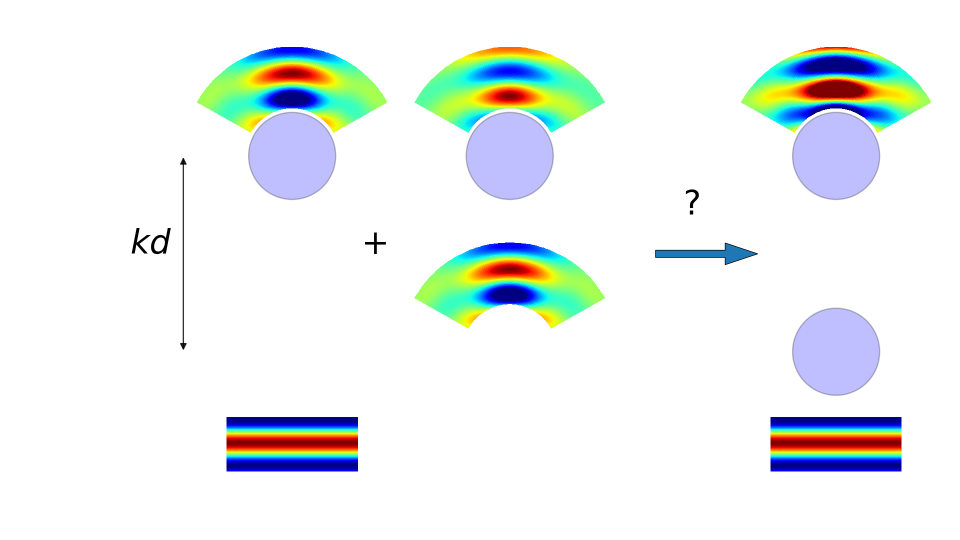
#> input picture article/qdot2_approx_img.png, 1920 x 1080 px (shown at 1/2 size); its folder holds only this picture in this run
$ python -i displayStandards.py   (imports and definitions only)
#> lines starting #> are read from the running program, lines starting #| are printed output that depends on the picture
'''Display utilities'''
import numpy as np
import matplotlib,os
import matplotlib.pyplot as plt
# import matplotlib.animation as animation
from mpl_toolkits.mplot3d import Axes3D
from matplotlib.lines import Line2D
from matplotlib.collections import PatchCollection as PatchColl
from matplotlib.patches import Rectangle
from scipy import ndimage
from subprocess import check_output
from PIL import Image
# from .glob_colors import*
from . import glob_colors as colors
# Get screen info, remove toolbar
# matplotlib.rcParams['toolbar'] = 'None'
matplotlib.rcParams['backend']='GTK3Agg'
# [10 lines of commented-out code are left out]

dpi=[96]*2
screen_size=np.array([20. , 11.25])
###########################################################################
#def : plotting standard
###########################################################################
# [44 lines left out: function standardDisplay, not called in this run]

def stddisp(plots=[],scat=None,texts=[],colls=[],patches=[],im=None,rot=0,
            tricont=None,contour=None,quiv=None,surfs=[],caxis=None,
            cs=None,lw=1,ms=5,marker='o',fonts={},axPos=1,imOpt='',cb_pos=[],cmap='jet',
            ax=None,fig=None,cb=None,figsize=(0.5,1),pad=None,rc='11',
            inset=None,iOpt='Gt',name='',opt='p',figopt='',pargs={},
            std=1,**kwargs):
    '''
    fonts.keys=['lab','leg','tick','text','title']
    lw,ms,marker : linewidth,markersize,marker to apply to all
    axPos   : 4-list or int - ax position (see get_axPos)
    contour : list - x,y,z,[levels]
    quiv    : functor to gradient that will be plotted on the isocontours (must return shape (2,N,N))
    imOpt   : c(colorbar) h(horizontal) v(vertical)
    cs      : C(contours),I(image),S(scatter),N(None) artist to use for colorbar
    iOpt    : inset displayStandards keys - ['axpos','xylims','ms','lw','lwp']
    kwargs  : standardDisplay
    '''
    if isinstance(fonts,dict) : fonts = get_font(fonts)
    fsT = fonts[3]; fonts=(np.array(fonts)[[0,1,2,4]]).tolist()
    if not ax : fig,ax = create_fig(figsize,pad,rc)
    if ax and not axPos : axPos=ax.get_position().bounds
    #add lines,patches,texts,scatters
    is_3d = "3D" in str(ax.__class__) # not isinstance(ax,matplotlib.axes._subplots.Subplot) and not isinstance(ax,matplotlib.axes._axes.Axes)#;print(is_3d)
    for coll in colls : ax.add_collection(coll)
    for pp in patches : ax.add_patch(pp)
    pltPlots(ax,plots,lw,ms,is_3d,pargs)
    pltTexts(ax,texts,fsT,is_3d)

    #note that at them moment only one cb per ax authorized
    # priority order here : scat,im,contour
    css = dict(zip(['I','S','C','N'],[None]*4))
    if not contour==None:css['C'] = plt_contours(ax,contour,quiv,cmap,lw)
    if not im==None:css['I']      = pltImages(ax,im,cmap,caxis,imOpt,rot)
    if not scat==None:css['S']    = pltScatter(ax,scat,'b',ms,marker,rc=='3d',cmap)
    # if 'c' in imOpt and contour==None and scat==None and im==None:cs=None
    if isinstance(cs,str) : cs=css[cs]
    add_colorbar(fig,ax,cs,cb,imOpt,cmap,is_3d,caxis=caxis,cb_pos=cb_pos)
    if is_3d :pltSurfs(ax,surfs)

    if isinstance(inset,dict):
        inset=fill_inset_dict(inset)
        ec = inset['ec']
        in_box = inset['xylims']
        xy,Wrect,Hrect = (in_box[0],in_box[2]),in_box[1]-in_box[0],in_box[3]-in_box[2]
        ax.add_patch(Rectangle(xy,Wrect,Hrect,fill=0,ec=ec,lw=inset['lwp']))
        ax2 = add_inset(fig,plots,inset['xylims'],inset['axpos'],inset['lw'],inset['ms'],iOpt)
        for axis in ['top','bottom','left','right']:
            ax2.spines[axis].set_linewidth(3)
            ax2.spines[axis].set_color(ec)
    if std:
        standardDisplay(ax,is_3d=is_3d,axPos=axPos,fonts=fonts,
            name=name,opt=opt,figopt=figopt,**kwargs)
    else:
        disp_quick(name,ax,opt,figopt)
    return fig,ax


def image_bg(im,rot=0,name='',opt='p',figopt='',**kwargs):
    ''' display an image in background to data
    fig = dsp.image_bg('image.png',xylims=[0,1,0,1])
    NOTE :
    use fix_pos(fig) after the figure has been displayed
    '''
    fig,ax = stddisp(im=im,pOpt='',opt='',rot=rot)
    ax1 = fig.add_axes([0,0,1,1],frameon=False)
    fig,ax1 = stddisp(fig=fig,ax=ax1,pOpt='GtX',opt='',**kwargs)
    fix_pos(fig)
    disp_quick(name,ax,opt,figopt)
    return fig

# [107 lines left out: functions fix_pos, display_solutions, add_colorbar, stdDispPlt, addyAxis, addxAxis and 1 more, not called in this run]

########################################################################
### def : plot calls
########################################################################
def pltPlots(ax,plots,lw0,ms0=5,is_3d=0,pargs={}):
    ''' plots a list of plots :
        - [x,y,color]([x,y,z,color] if is_3d) + [label](optional)
    '''
    if plots :
        if len(plots)>=3+is_3d and isinstance(plots[2+is_3d],str):
            plots = [plots]; #print(len(plots))
    if is_3d :
        for p in plots:
            cml = 'b' if len(p)<4 else p[3]
            lab = ''  if len(p)<5 else p[4]
            c,m,l = getCML(cml)
            ax.plot(p[0],p[1],p[2],label=lab,color=c,linestyle=l,marker=m, linewidth=lw0,markersize=ms0)
    else:
        for p in plots:
            cml = 'b' if len(p)<3 else p[2]
            lab = ''  if len(p)<4 else p[3]
            lw  = lw0 if len(p)<5 else p[4]
            c,m,l = getCML(cml)
            ax.plot(p[0],p[1],label=lab,color=c,linestyle=l,marker=m, linewidth=lw,markersize=ms0,**pargs)
def pltTexts(ax,texts,fsT,is_3d=0):
    ''''texts format : [x,y,text,color], [x,y,z,txt,color] if is_3d'''
    if texts:
         if not isinstance(texts[0],list) : texts = [texts]
    if is_3d :
        for t in texts:
            ax.text(t[0],t[1],t[2],t[3],fontsize=fsT,color=t[4])
    else:
        for t in texts:
            c_t = 'k' if len(t)<4 else t[3]
            ax.text(t[0],t[1],t[2],fontsize=fsT,color=c_t)
# [79 lines left out: functions pltImages, pltScatter, pltSurfs, plt_contours, not called in this run]

########################################################################
# handles and properties
########################################################################
def create_fig(figsize=(0.5,1),pad=None,rc='11') :
    '''figsize :
        tuple : (width,height) normalized units
        str   : f(full),12(half),22(quarter)
        rc    : str or list - layout arrangement : '3d','11','22',...
    '''
    if isinstance(figsize,str) :
        figsize = {'f':(1,1),'12':(0.5,1),'21':(1,0.5),'22':(0.5,0.5)}[figsize]
    if isinstance(rc,str) :
        rc = {'fig':'fig','3d':'3d','11':[1,1],'21':[2,1],'12':[1,2],'22':[2,2]}[rc];#print(rc)
    figsize = tuple(np.array(figsize)*screen_size)
    if rc=='3d':
        wh = min(screen_size)
        figsize = (wh,wh);#print(figsize)
        fig = plt.figure(figsize=figsize,dpi=dpi[0])
        ax  = plt.subplot(111,projection='3d')
    elif rc=='fig':
        fig=plt.figure(figsize=figsize,dpi=dpi[0])
        return fig
    else:
        fig,ax = plt.subplots(nrows=rc[0],ncols=rc[1],figsize=figsize,dpi=dpi[0])
    ax.set_navigate(True)
    if pad : plt.tight_layout(pad)
    return fig,ax

def get_font(d_font=dict(),dOpt=False) :
    '''keys = ['lab','leg','tick','text','title']
    '''
    keys = ['lab','leg','tick','text','title']
    # vals = [30,25,15,20,30]
    vals = [25,20,15,20,20]
    font_dict = dict(zip(keys,vals))
    for k in d_font.keys() : font_dict[k] = d_font[k]
    if dOpt : keys = ['lab','leg','tick','title']
    fonts = [ font_dict[k] for k in keys]
    return  fonts

# [177 lines left out: functions fill_inset_dict, getCML, get_legElt, addLegend, getCs, get_iso_contours and 6 more, not called in this run]

############
def basename(file):
    if file[-1]=='/' : file = file[:-1]
    return os.path.basename(file)
def dirname(file):
    #if file[-1]=='/' : file = file[:-1]
    return os.path.dirname(file)+'/'

def warn(msg):
    print(colors.red+msg+colors.black)

def get_figpath(file,rel_path):
    figpath=os.path.realpath(os.path.dirname(os.path.realpath(file))+rel_path)+'/'
    return figpath

# [39 lines left out: functions saveFig, crop_fig, disp_quick, im2gif, getSymCurve, not called in this run]

>>> import cv2
>>> picture = cv2.imread('../article/qdot2_approx_img.png', cv2.IMREAD_GRAYSCALE)
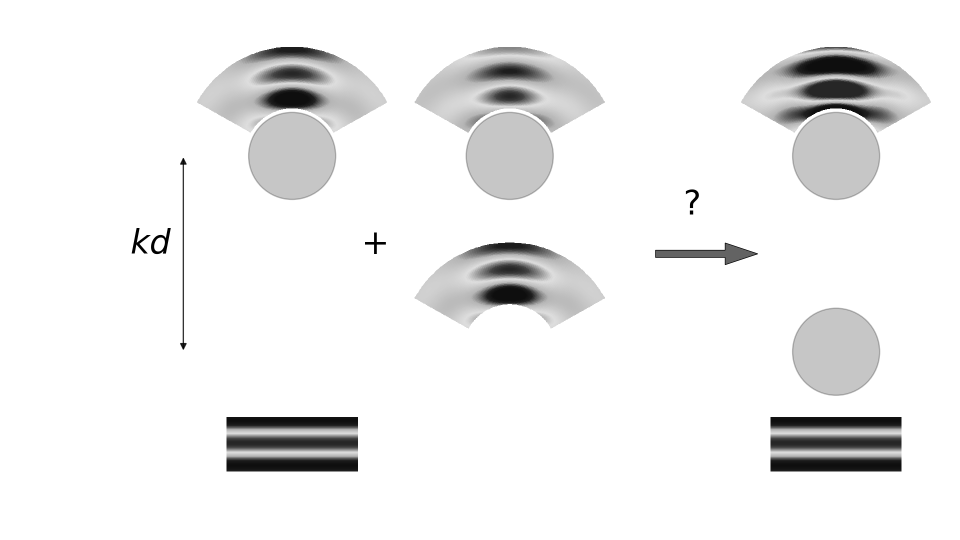
#> picture: shape (1080, 1920) (shown at 1/2 size); min 0, max 255, mean 239.4
>>> result = image_bg(picture)
#> after the loop in get_font, `for k in d_font.keys() : font_dict[k] = d_font[k]`: font_dict = {'lab': 25, 'leg': 20, 'tick': 15, 'text': 20, 'title': 20}
#> in get_font, `fonts = [ font_dict[k] for k in keys]`: fonts = [25, 20, 15, 20, 20]
#> in stddisp, `fsT = fonts[3]`: fsT = 20
#> in stddisp, `fonts = np.array(fonts)[[0, 1, 2, 4]].tolist()`: fonts = [25, 20, 15, 20]
#> (the run stopped early here; a loop or call above may not have finished)
